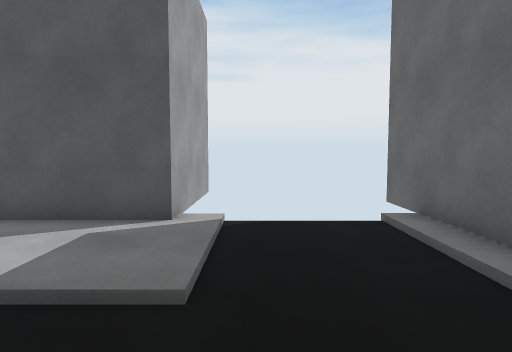
[1] (above)

20 first-person views from a walk through a 3-D level made in the Unity game engine. The camera is 1.4 m above the floor, tilts 4° down and sees 75° across. The floor is counted in squares, 1 m on a side. Each view is taken from the middle of a square. On the plan, view 1 faces up. The plan holds only what a view shows up to about 15 squares ahead; the rest is blank.

[2]
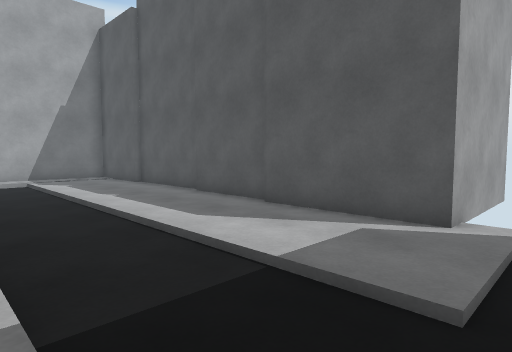

[3]
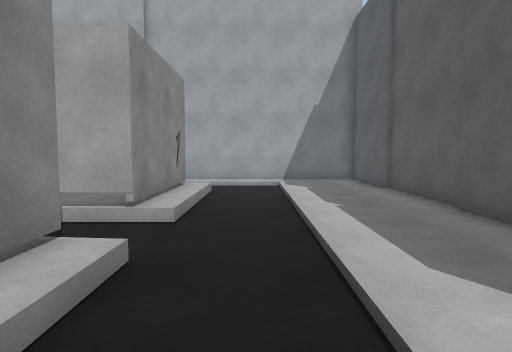

[4]
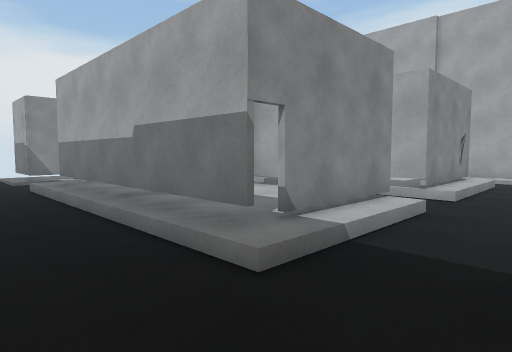

[5]
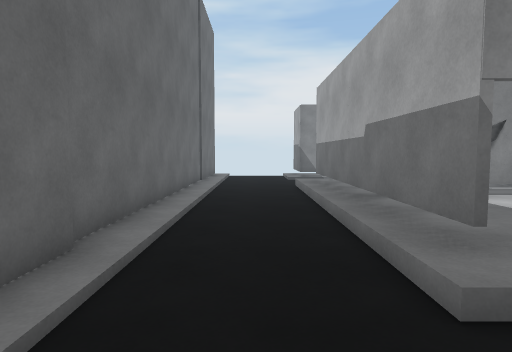

[6]
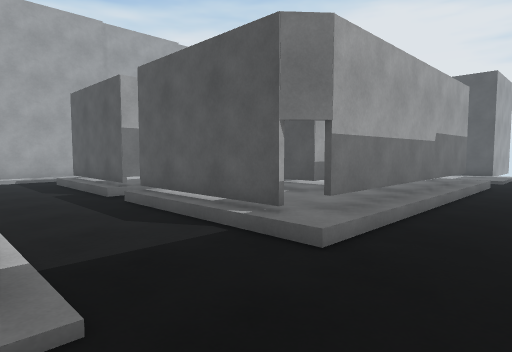

[7]
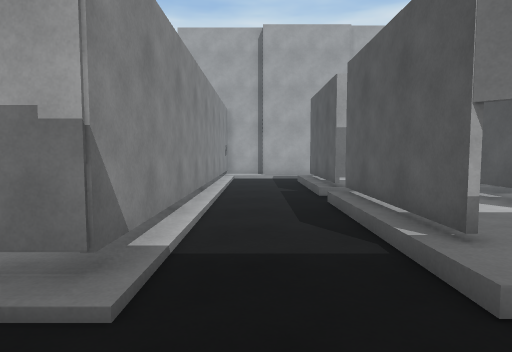

[8]
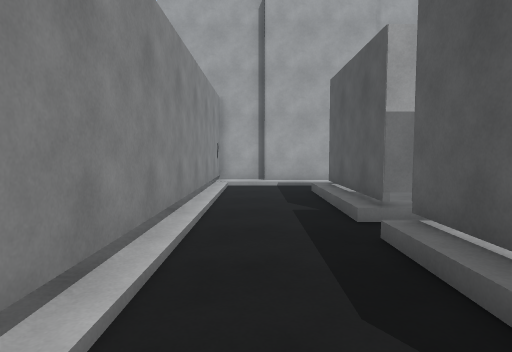

[9]
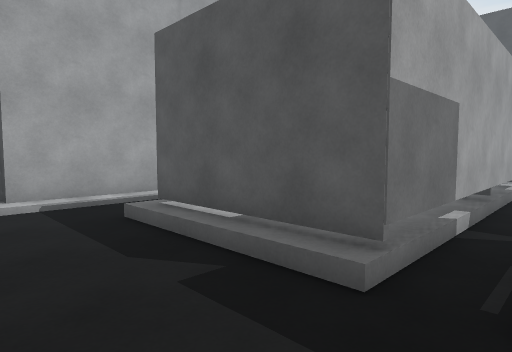

[10]
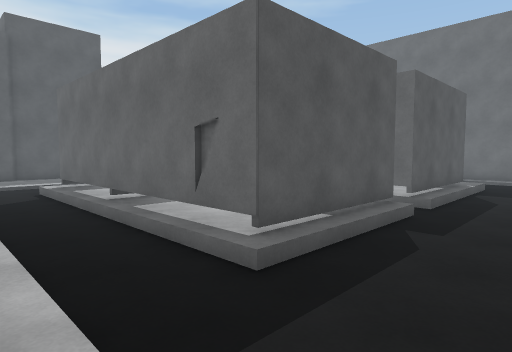

[11]
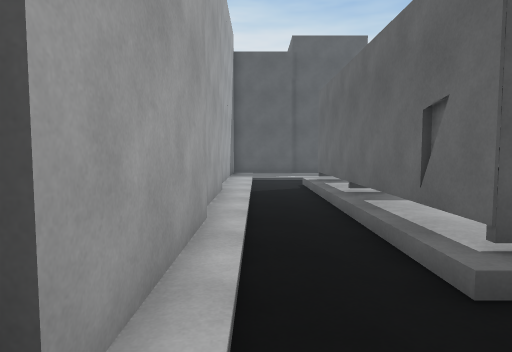

[12]
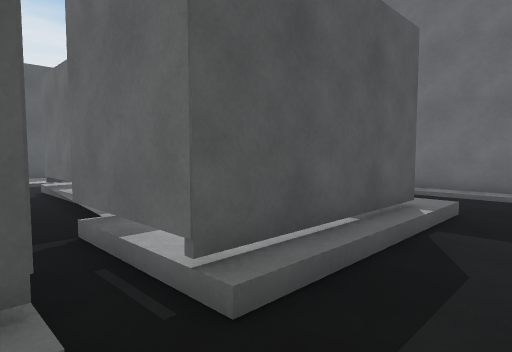

[13]
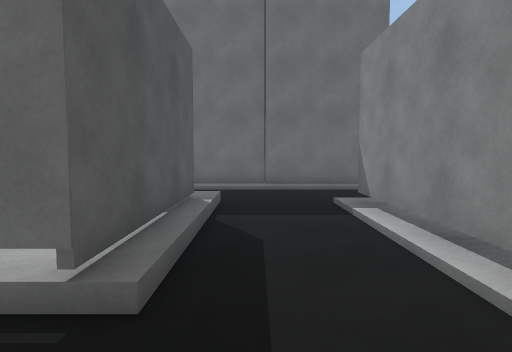

[14]
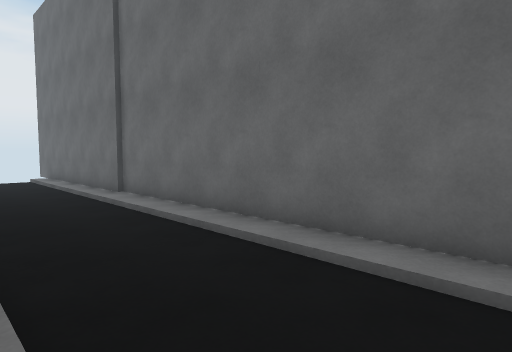

[15]
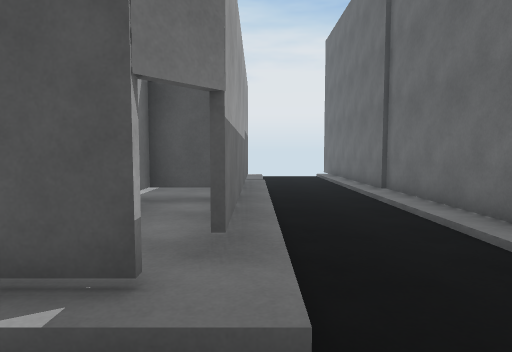

[16]
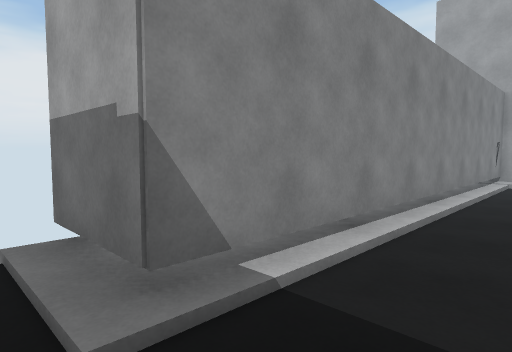

[17]
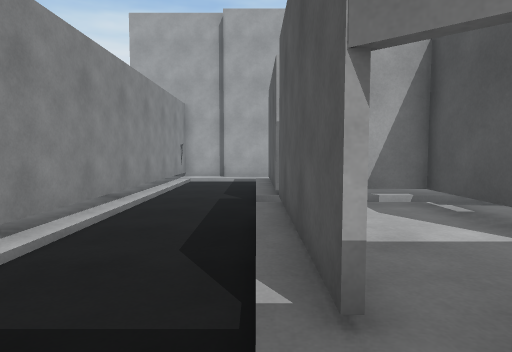

[18]
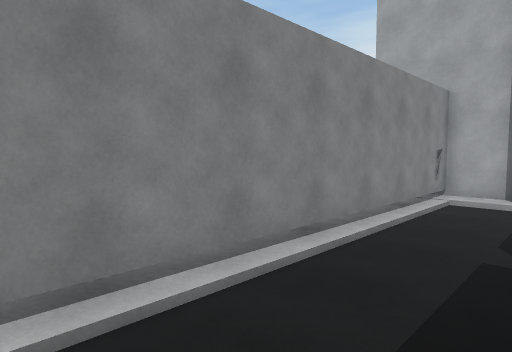

[19]
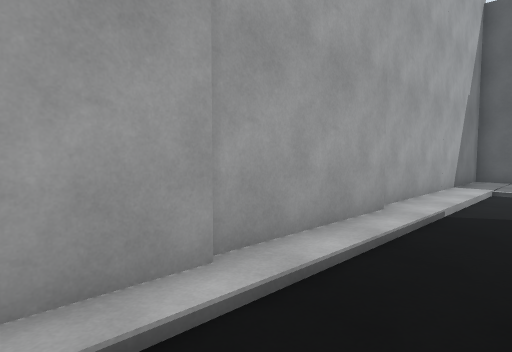

[20]
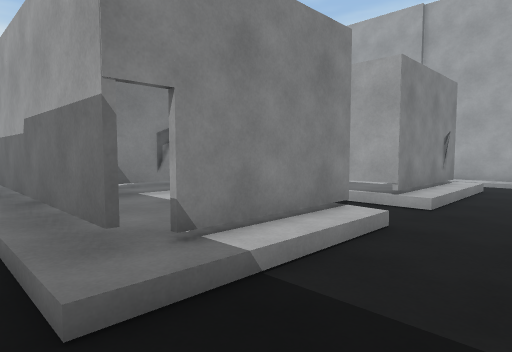

### Floor plan
Key: @ floor where view 1 was taken; # wall or solid block; . main floor; : floor 0.25 m higher than the main floor; / step, stairs or slope; O other object.
Columns run from 18 left of view 1 to 4 right of it. Each row starts with its distance up from view 1.
  9                 O    #
  8                 O    O
  7  OOOOOOOOOOO    O    O
  6  O::::::::::OOOOO:...:O
  5  O::::::::::::::::...:O
  4  O::::::::::::::::...:O
  3  O////////////////...:O
  2  O/..................:O
  1  O/..................:O
  0  O/./:::::../:::::@..:O
 -1  O/./OOOOO..OOOOOO...:O
 -2  O/./O:::O..O::::O...:O
 -3  O/./O:::O..O::::O...:O
 -4  O/./O   O..O::::O...:O
 -5  O/./O   O..OOOO#O...:O
 -6  O/./O: :O./:::O:O...:O
 -7  O/./O: :O.OOOOO:O...:
 -8  #/./O: :O.O:::::O...:O
 -9  #/./O:::O.O:::::O...:O
-10  #/./OOOOO.OOOOOO:...:O
-11  #/.//////.///////...:O
-12  #/..................:O
-13 O:/..................:
-14 O:////////////////...:
-15 OOOOOOOOOOOOOOOOOO...:
-16  O              :O...:
-17  O               O

Positions as (right, up) in squares from view 1, and headings:
1: (0, 0), facing up
2: (0, 0), facing up-left
3: (-2, 2), facing left
4: (2, 3), facing down-left
5: (1, 3), facing down
6: (2, -15), facing up-left
7: (2, -13), facing left
8: (-2, -13), facing left
9: (-7, -14), facing up-left
10: (-17, -14), facing up-right
11: (-16, -14), facing up
12: (-9, -13), facing up-right
13: (-10, -12), facing right
14: (-1, -12), facing up-right
15: (-1, -13), facing up
16: (0, -12), facing down-left
17: (0, -11), facing left
18: (-4, -11), facing down-left
19: (-14, -10), facing up-left
20: (0, 3), facing down-left
